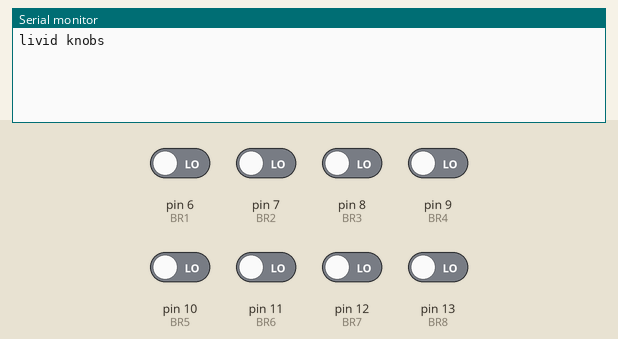
A sketch run on a simulated Arduino Uno, built with avr-gcc and run on an emulated ATmega328P. Shown: the last lines printed to the serial monitor. The inputs (shaded band) are chosen by the test bench; at power-on: pin 6 (BR1), pin 7 (BR2), pin 8 (BR3), pin 9 (BR4), pin 10 (BR5), pin 11 (BR6), pin 12 (BR7), pin 13 (BR8) LOW.

Above: at 1.2 s.
1.3 s: pin 6 (BR1) driven HIGH
At 2.5 s:
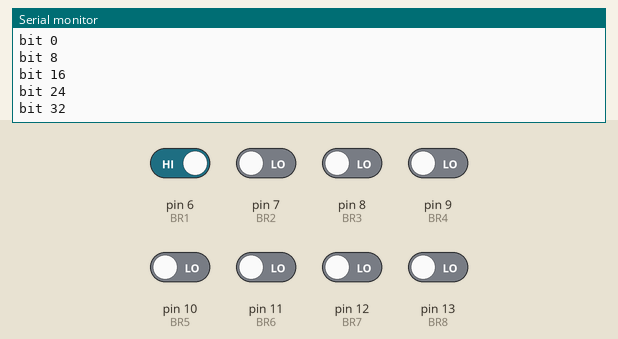
2.8 s: pin 7 (BR2) driven HIGH
At 3.4 s:
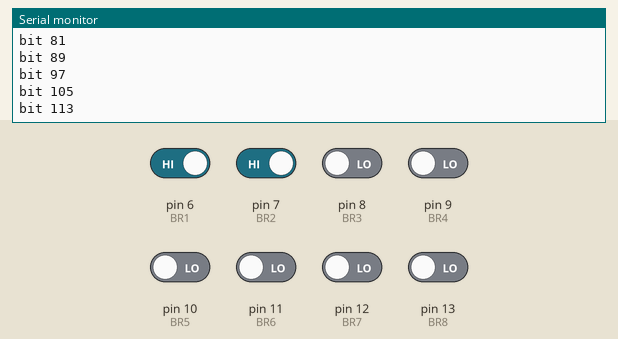
4.3 s: pin 8 (BR3) driven HIGH
At 5.5 s:
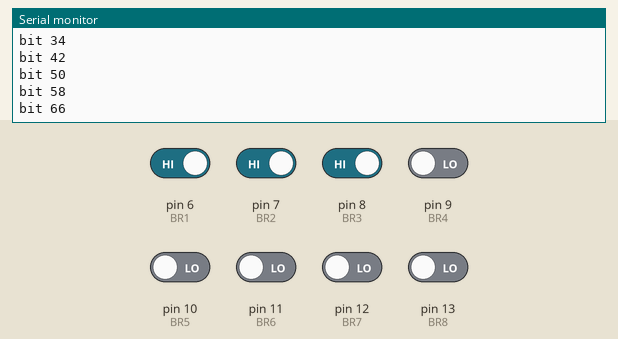
5.8 s: pin 9 (BR4) driven HIGH
At 6.6 s:
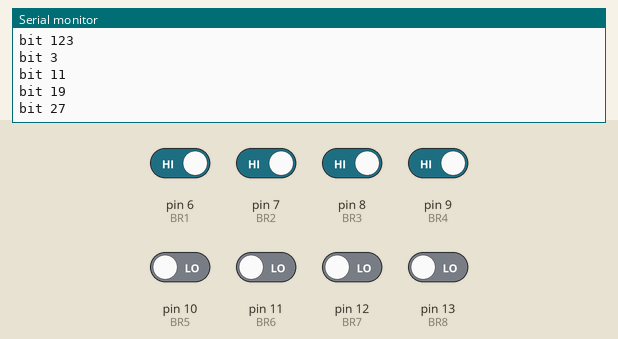
7.3 s: pin 10 (BR5) driven HIGH
At 8.3 s:
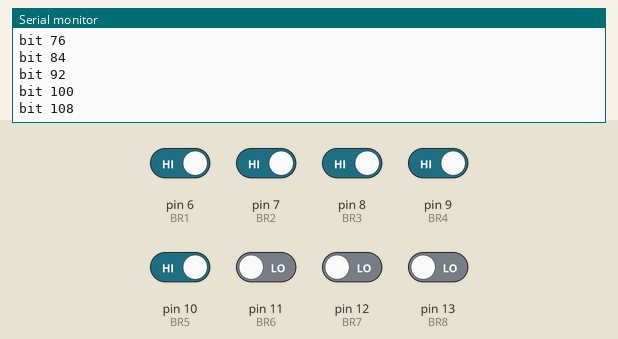
8.8 s: pin 11 (BR6) driven HIGH
At 9.3 s:
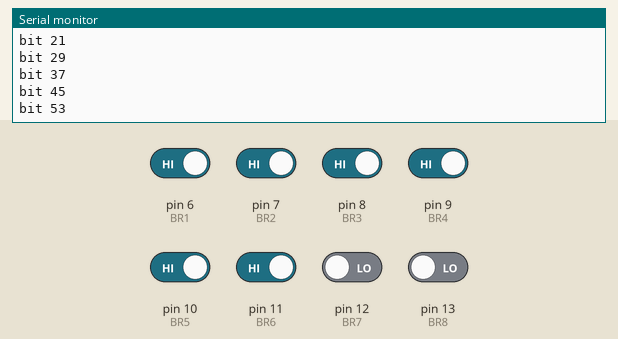
Timing chart, 0 to 11.3 s (numbered marks = the images above; inputs shaded):
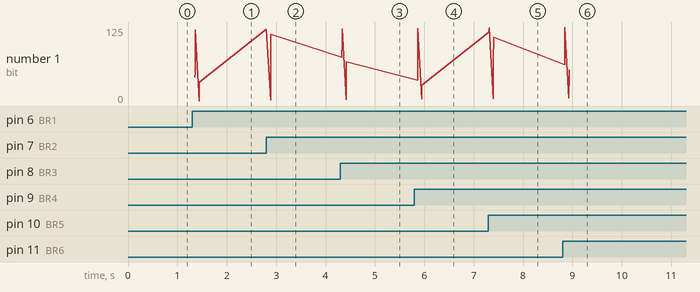

The sketch:

lividknobs.ino
```cpp
#define COL1 2 // JP1-1
#define COL2 3 // JP1-2
#define COL4 4 // JP1-3
#define COL8 5 // JP1-4
#define BR1  6 // JP1-9
#define BR2  7 // JP1-10
#define BR3  8 // JP1-11
#define BR4  9 // JP1-12
#define BR5 10 // JP1-13
#define BR6 11 // JP1-14
#define BR7 12 // JP1-15
#define BR8 13 // JP1-16

byte bits[16]; // stores the bit states
byte lastBits[16]; // stores the bit states

void setup() {
  Serial.begin(115200);
  Serial.println("livid knobs");
  pinMode(COL1, OUTPUT);
  pinMode(COL2, OUTPUT);
  pinMode(COL4, OUTPUT);
  pinMode(COL8, OUTPUT);
}

void loop() {
  pollBits();
  for (byte i = 0; i < 16; i++) {
    for (byte j = 0; j < 8; j++) {
      if ((lastBits[i] & (1 << j)) ^ bits[i] & (1 << j)) { // compare all the bits
        Serial.println("bit "+String(i*8+j));
      }
    }
    lastBits[i] = bits[i]; // store the new state now that we've compared
  }
}

void pollBits() {
  for (byte col = 0; col < 16; col++) {
    digitalWrite(COL1,col & 1);
    digitalWrite(COL2,col & 2);
    digitalWrite(COL4,col & 4);
    digitalWrite(COL8,col & 8);
    delay(5);
    for (byte row = 0; row < 8; row++) {
      bits[col]=0;
      if (digitalRead(BR1)) bits[col] += 1;
      if (digitalRead(BR2)) bits[col] += 2;
      if (digitalRead(BR3)) bits[col] += 4;
      if (digitalRead(BR4)) bits[col] += 8;
      if (digitalRead(BR5)) bits[col] += 16;
      if (digitalRead(BR6)) bits[col] += 32;
      if (digitalRead(BR7)) bits[col] += 64;
      if (digitalRead(BR8)) bits[col] += 128;
    }
  }
}
```

Measured:
- after the input at 1.3 s, the serial monitor: prints a new line after 0.06 s (image 1)
- after the input at 2.8 s, the serial monitor: prints a new line at once (image 2)
- after the input at 4.3 s, the serial monitor: prints a new line at once (image 3)
- after the input at 5.8 s, the serial monitor: prints a new line after 0.06 s (image 4)
- after the input at 7.3 s, the serial monitor: prints a new line at once (image 5)
- after the input at 8.8 s, the serial monitor: prints a new line at once (image 6)
- plotted number 1: 32 → 113 after the input at 2.8 s, 113 → 66 after the input at 4.3 s, 66 → 27 after the input at 5.8 s, 27 → 108 after the input at 7.3 s, 108 → 53 after the input at 8.8 s
